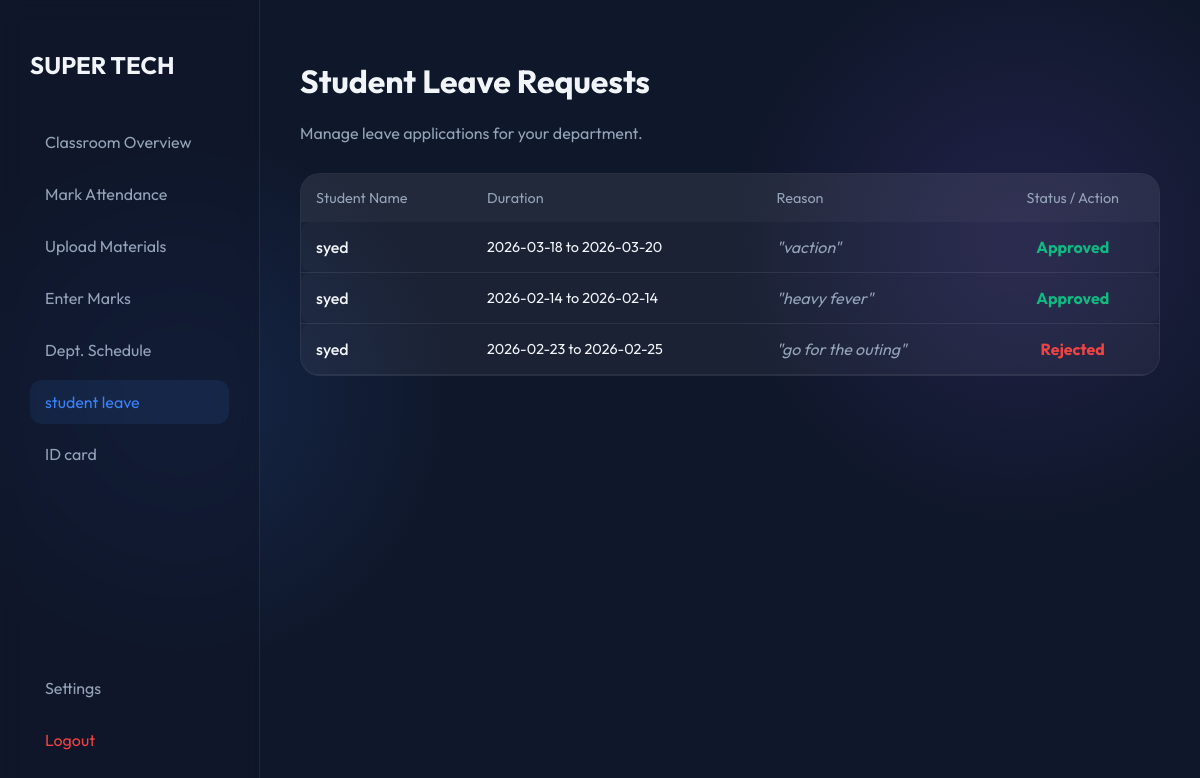
/teacher_leave.php (signed in), run on the app's committed database.
### tables this page shows
CREATE TABLE `leave_requests` (
  `id` int(11) NOT NULL,
  `student_id` int(11) NOT NULL,
  `dept_id` int(11) NOT NULL,
  `start_date` date NOT NULL,
  `end_date` date NOT NULL,
  `reason` text NOT NULL,
  `status` enum('Pending','Approved','Rejected') DEFAULT 'Pending',
  `request_date` timestamp NOT NULL DEFAULT current_timestamp()
);

CREATE TABLE `users` (
  `id` int(11) NOT NULL,
  `name` varchar(100) NOT NULL,
  `email` varchar(100) NOT NULL,
  `password` varchar(255) NOT NULL,
  `role` enum('admin','teacher','student') NOT NULL,
  `dept_id` int(11) DEFAULT NULL,
  `salary` decimal(10,2) DEFAULT 0.00,
  `fees_due` decimal(10,2) DEFAULT 0.00,
  `phone` varchar(20) DEFAULT NULL,
  `designation` varchar(100) DEFAULT 'Student',
  `profile_pic` varchar(255) DEFAULT NULL
);

### teacher_leave.php (the view, shortened to what this page needs)
<?php
include 'db.php';
$teacher_id = $_SESSION['user_id'];
$t_res = $conn->query("SELECT dept_id FROM users WHERE id=$teacher_id");
$dept_id = $t_res->fetch_assoc()['dept_id'];
?>
<!DOCTYPE html>
<html>
<head>
    <link rel="stylesheet" href="style.css">
</head>
<body>
    <div class="dashboard-container">
        <div class="sidebar">
            <h2 style="margin-bottom: 40px;">SUPER TECH</h2>
            <nav>
                <a href="teacher_dashboard.php" class="nav-item">Classroom Overview</a>
                <a href="mark_attendance.php" class="nav-item">Mark Attendance</a>
                <a href="upload_materials.php" class="nav-item">Upload Materials</a>
                <a href="teacher_marks.php" class="nav-item">Enter Marks</a>
                <a href="dept_schedule.php" class="nav-item">Dept. Schedule</a>
                <a href="teacher_leave.php" class="nav-item active">student leave</a>
                <a href="teacher_id_card.php" class="nav-item">ID card</a>
                </nav>
            <div style="margin-top: auto;">
            	<a href="settings.php" class="nav-item">Settings</a>
                <a href="logout.php" class="nav-item" style="color: #ef4444;">Logout</a>
            </div>
        </div>
        <div class="main-area">
            <h1>Student Leave Requests</h1>
            <p style="color: var(--text-muted); margin-bottom: 30px;">Manage leave applications for your department.</p>
            <div class="tech-card" style="padding: 0; overflow: hidden;">
                <table style="width: 100%; border-collapse: collapse;">
                    <thead style="background: rgba(255,255,255,0.05);">
                        <tr>
                            <th style="padding: 15px; text-align: left;">Student Name</th>
                            <th style="padding: 15px; text-align: left;">Duration</th>
                            <th style="padding: 15px; text-align: left;">Reason</th>
                            <th style="padding: 15px; text-align: center;">Status / Action</th>
                        </tr>
                    </thead>
                    <tbody>
                        <?php
                        $sql = "SELECT l.*, u.name as student_name
                                FROM leave_requests l
                                JOIN users u ON l.student_id = u.id
                                WHERE l.dept_id = $dept_id
                                ORDER BY FIELD(l.status, 'Pending', 'Approved', 'Rejected'), l.request_date DESC";
                        $res = $conn->query($sql);
                        if($res->num_rows > 0) {
                            while($row = $res->fetch_assoc()) {
                                $status = $row['status'];
                                echo "<tr style='border-bottom: 1px solid var(--glass-border);'>
                                        <td style='padding: 15px; font-weight: 500;'>{$row['student_name']}</td>
                                        <td style='padding: 15px; font-size: 0.9rem;'>
                                            {$row['start_date']} to {$row['end_date']}
                                        </td>
                                        <td style='padding: 15px; color: var(--text-muted); font-style: italic;'>
                                            \"{$row['reason']}\"
                                        </td>
                                        <td style='padding: 15px; text-align: center;'>";
                                        if ($status == 'Pending') {
                                            echo "<a href='teacher_leave.php?action=approve&id={$row['id']}'
                                                     class='btn-tech' style='background:#10b981; padding: 6px 12px; font-size: 0.8rem; margin-right: 5px; text-decoration:none;'>Approve</a>
                                                  <a href='teacher_leave.php?action=reject&id={$row['id']}'
                                                     class='btn-tech' style='background:#ef4444; padding: 6px 12px; font-size: 0.8rem; text-decoration:none;'>Reject</a>";
                                        } else {
                                            $color = ($status == 'Approved') ? '#10b981' : '#ef4444';
                                            echo "<span style='color: $color; font-weight: bold;'>$status</span>";
                                        }
                                echo "</td>
                                      </tr>";
                            }
                        } else {
                            echo "<tr><td colspan='4' style='padding:30px; text-align:center; opacity:0.6;'>No leave requests found.</td></tr>";
                        }
                        ?>
                    </tbody>
                </table>
            </div>
        </div>
    </div>
</body>
</html>

### style.css (style rules this page uses)
:root { --bg-deep: #0f172a; --accent-glow: #3b82f6; --accent-secondary: #8b5cf6; --text-main: #f1f5f9; --text-muted: #94a3b8; --glass-bg: rgba(255, 255, 255, 0.03); --glass-border: rgba(255, 255, 255, 0.08); --input-bg: rgba(0, 0, 0, 0.2); }
* { box-sizing: border-box; }
body { font-family: 'Outfit', sans-serif; margin: 0; background-color: var(--bg-deep); background-image: radial-gradient(circle at 15% 50%, rgba(59, 130, 246, 0.15), transparent 25%), radial-gradient(circle at 85% 30%, rgba(139, 92, 246, 0.15), transparent 25%); color: var(--text-main); height: 100vh; overflow: hidden; }
.dashboard-container { display: flex; height: 100vh; }
.sidebar { width: 260px; background: rgba(15, 23, 42, 0.6); backdrop-filter: blur(10px); border-right: 1px solid var(--glass-border); padding: 30px; display: flex; flex-direction: column; }
.nav-item { display: flex; align-items: center; padding: 12px 15px; color: var(--text-muted); text-decoration: none; border-radius: 12px; margin-bottom: 8px; transition: 0.3s; }
.nav-item:hover, .nav-item.active { background: rgba(59, 130, 246, 0.1); color: var(--accent-glow); }
.main-area { flex: 1; padding: 40px; overflow-y: auto; }
.tech-card { background: var(--glass-bg); border: 1px solid var(--glass-border); border-radius: 20px; padding: 25px; margin-bottom: 25px; transition: all 0.3s cubic-bezier(0.4, 0, 0.2, 1); position: relative; }
table { width: 100%; border-collapse: separate; border-spacing: 0 8px; }
th { text-align: left; color: var(--text-muted); padding: 15px; font-weight: 400; font-size: 0.9rem; }
td { background: rgba(255,255,255,0.02); padding: 15px; }
td:first-child { border-radius: 10px 0 0 10px; }
td:last-child { border-radius: 0 10px 10px 0; }

### data on the page
leave_requests: student.name "syed", start_date "2026-03-18", end_date "2026-03-20", reason "vaction", status "Approved"
leave_requests: student.name "syed", start_date "2026-02-14", end_date "2026-02-14", reason "heavy fever", status "Approved"
leave_requests: student.name "syed", start_date "2026-02-23", end_date "2026-02-25", reason "go for the outing", status "Rejected"
